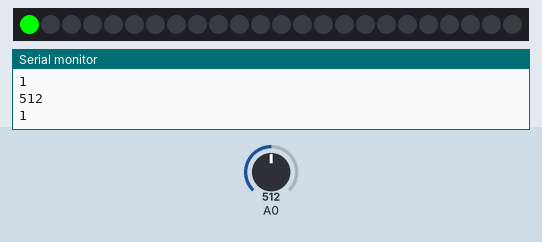
A sketch run on a simulated Arduino Uno, built with avr-gcc and run on an emulated ATmega328P. Shown: 24 RGB LEDs in strip order, left to right, the last lines printed to the serial monitor. The inputs (shaded band) are chosen by the test bench; at power-on: A0 = 512.

Above: at 1.2 s.
1.3 s: A0 set to 810
At 1.9 s:
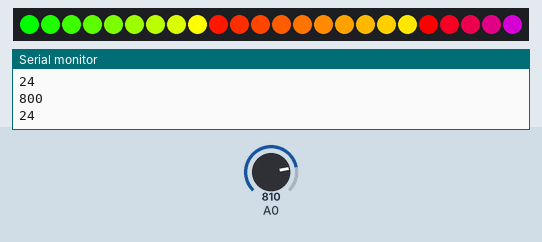
4.3 s: A0 set to 790
7.3 s: A0 set to 716
At 8.6 s:
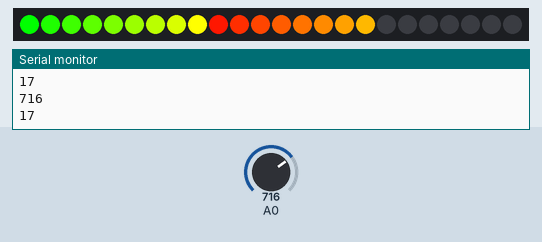
10.3 s: A0 set to 900
At 11.6 s:
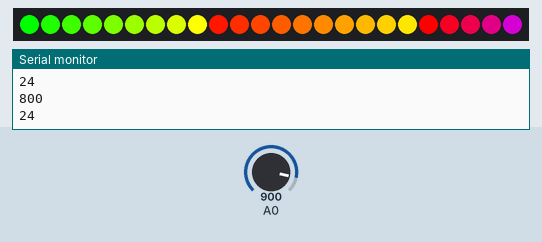
13.3 s: A0 set to 716
At 14.8 s:
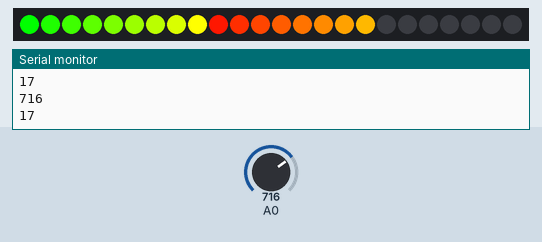
16.3 s: A0 set to 511
At 17.3 s:
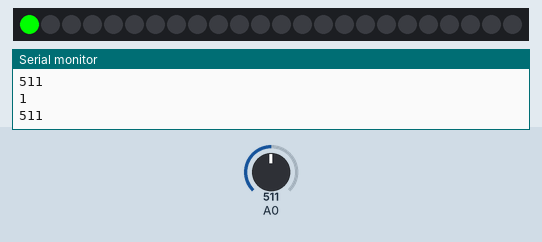
Timing chart, 0 to 18.8 s (numbered marks = the images above; inputs shaded):
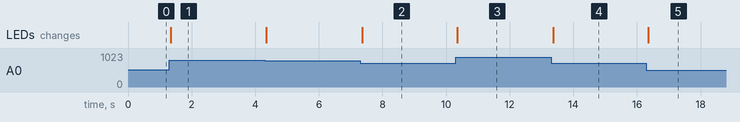

Measured:
- after the input at 1.3 s, the LEDs: change at once (image 1)
- after the input at 7.3 s, the LEDs: change after 0.06 s (image 2)
- after the input at 10.3 s, the LEDs: change after 0.05 s (image 3)
- after the input at 13.3 s, the LEDs: change after 0.07 s (image 4)
- after the input at 16.3 s, the LEDs: change after 0.05 s (image 5)

The sketch:

04.ino
```cpp
#include <Adafruit_NeoPixel.h>
#ifdef __AVR__
#include <avr/power.h>
#endif

#define PIN        13// LED燈數位腳位

#define NUMPIXELS 24 // LED燈泡數

Adafruit_NeoPixel pixels(NUMPIXELS, PIN, NEO_GRB + NEO_KHZ800);

int sounds ;//音量
int nums;//亮燈數
int MinSound = 500; //最低音量，必須介於0~1023
int MaxSound = 800; //最高音量，必須介於0~1023


void setup() {
#if defined(__AVR_ATtiny85__) && (F_CPU == 16000000)
  clock_prescale_set(clock_div_1);
#endif


  Serial.begin(9600);
  pixels.begin();


}

void loop() {
  light(setNums());//依音量顯示LED燈數(1~NUMPIXELS間)
  Serial.println(sounds);
  Serial.println(nums);
  Serial.println("");
  delay(10);//聽音樂可改成10
}

int setNums() {
  sounds =  analogRead(A0);
  if (sounds > MaxSound) {
    sounds = MaxSound;
  }
  if (sounds < MinSound) {
    sounds = MinSound;
  }
  nums = ((NUMPIXELS - 1) * (sounds - MinSound) / (MaxSound - MinSound)) + 1;
  return nums;
}

void light(int nums) {
  uint32_t colors[NUMPIXELS];
  setColor(colors);//設定彩虹色

  pixels.clear();
  for (int i = 0; i < nums; i++) {
    pixels.setPixelColor(i, colors[i]);
    pixels.show();
  }
}

void setColor(uint32_t *colors) {
  uint32_t green = pixels.Color(0, 255, 0);
  uint32_t yellow = pixels.Color(255, 255, 0);
  uint32_t red = pixels.Color(255, 0, 0);
  uint32_t purple = pixels.Color(128, 0, 128);

  int otherColorNums = NUMPIXELS - 4;//上述4顏色以外的顏色數量
  int greenRangeNums = otherColorNums * 0.33 + 0.5; //綠色區間數量佔33.3%(加0.5是四捨五入)
  int yellowRangeNums = otherColorNums * 0.5 + 0.5; //綠色區間數量佔50%
  int redRangeNums = otherColorNums * 0.17 + 0.5; //綠色區間數量佔16.6%

  //開始設定彩虹色系
  colors[0] = green;
  int r = 255 / (greenRangeNums + 1); //變化顏色間距
  for (int i = 0; i < greenRangeNums; i++) {
    colors[1 + i] = pixels.Color(r * (i + 1), 255, 0);
  }

  colors[1 + greenRangeNums] = yellow;
  int g = 255 / (yellowRangeNums + 1);
  for (int j = 0; j < yellowRangeNums; j++) {
    colors[2 + greenRangeNums + j] = pixels.Color(255, g * (j + 1), 0);
  }

  colors[1 + 1 + greenRangeNums + yellowRangeNums] = red;
  int r2 = (255 - 128) / (redRangeNums + 1);
  int b = (128 - 0) / (redRangeNums + 1);
  for (int k = 0; k < redRangeNums; k++) {
    colors[3 + greenRangeNums + yellowRangeNums + k] = pixels.Color(255 - r2 * (k + 1), 0, b * (k + 1));
  }

  colors[NUMPIXELS - 1] = purple;

  //  colors[0] =    pixels.Color(0, 255, 0);//
  //  colors[1] =    pixels.Color(128, 255, 0);
  //  colors[2] =    pixels.Color(255, 255, 0);//
  //  colors[3] =    pixels.Color(255, 192 , 0);
  //  colors[4] =    pixels.Color(255, 64 , 0);
  //  colors[5] =    pixels.Color(255, 0, 0);//
  //  colors[6] =    pixels.Color(192, 0, 64);
  //  colors[7] =    pixels.Color(128, 0, 128);//

  //   colors = {
  //    pixels.Color(0, 255, 0),
  //    pixels.Color(128, 255, 0),
  //    pixels.Color(255, 255, 0),
  //    pixels.Color(255, 192 , 0),
  //    pixels.Color(255, 64 , 0),
  //    pixels.Color(255, 0, 0),
  //    pixels.Color(192, 0, 64),
  //    pixels.Color(128, 0, 128)
  //  };
}
```
